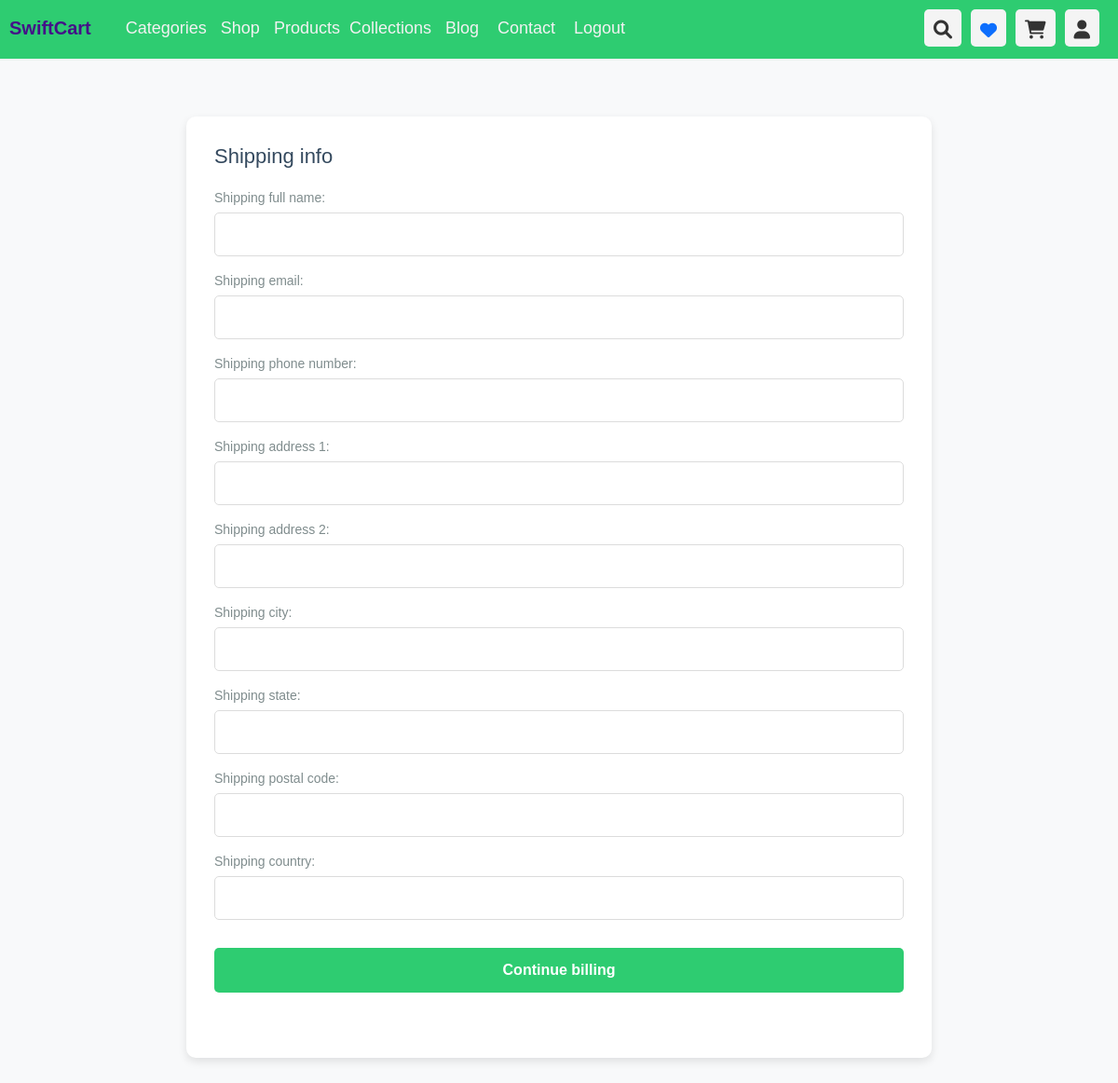
Page /payment/shipping_info/ (signed in) on the earlier database version.
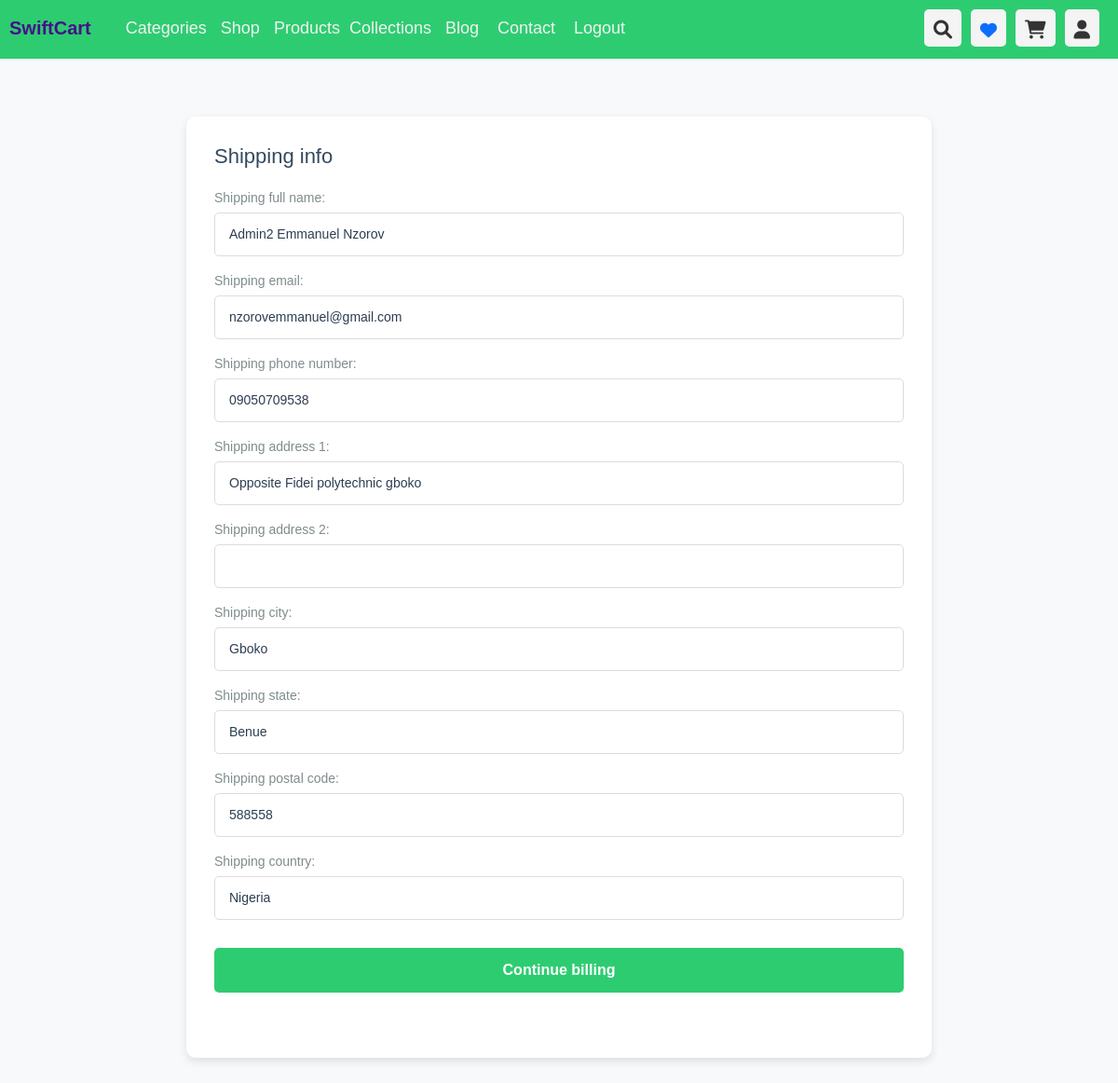
Same page on the later database version.
### payment/models.py (models this page shows, shortened)
class ShippingInfo(models.Model):
    user = models.ForeignKey(User, on_delete=models.CASCADE, related_name='shipping_info', null=True, blank=True)
    session_key = models.CharField(max_length=255, null=True, blank=True)
    shipping_full_name = models.CharField(max_length=255, null=True, blank=True)
    shipping_phone_number = models.CharField(max_length=20, null=True, blank=True)
    shipping_email = models.CharField(max_length=255, null=True, blank=True)
    shipping_address_1 = models.CharField(max_length=255)
    shipping_address_2 = models.CharField(max_length=255, null=True, blank=True)
    shipping_city = models.CharField(max_length=100)
    shipping_state = models.CharField(max_length=100)
    shipping_postal_code = models.CharField(max_length=20, null=True, blank=True)
    shipping_country = models.CharField(max_length=100)
    date_added = models.DateTimeField(auto_now_add=True)

### payment/views.py (the view)
# urls.py: path('shipping_info/', views.shipping_info, name='shipping_info'),
def shipping_info(request):
    if request.user.is_authenticated:
        shipping_info = ShippingInfo.objects.filter(user=request.user).first()
    else:
        if not request.session.session_key:
            request.session.create()
        session_key = request.session.session_key
        shipping_info = ShippingInfo.objects.filter(session_key=session_key).first()
    if request.method == 'POST':
        form = ShippingForm(request.POST, instance=shipping_info)
        if form.is_valid():
            shipping_instance = form.save(commit=False)
            if request.user.is_authenticated:
                shipping_instance.user = request.user
            else:
                shipping_instance.session_key = request.session.session_key
            shipping_instance.save()
            my_shipping = request.POST
            request.session['my_shipping'] = my_shipping
            print(my_shipping)
            messages.success(request, 'Shipping info updated successfully!')
            cart_total = float(request.session['cart_total'])
            return redirect(f"{reverse('initiate_payment')}?amount={cart_total}")
        else:
            messages.error(request, 'could not process request, try again!')
            return redirect('shipping_info')
    else:
        form = ShippingForm(instance=shipping_info)
    return render(request, 'payment/shipping_form.html', {'form': form})

### payment/templates/payment/shipping_form.html (shortened to what this page needs)
{% extends 'store/base.html' %}
{% load static %}
{% block content %}
<main class="main-content">
    <section class="settings">
        <div class="settings-container">
            <div class="settings-section">
                <h3>Shipping info</h3>
            <form action="{% url 'shipping_info' %}" method="post" enctype="multipart/form-data">
                <div class="form-group">
                   {{ form.as_p }}
                </div>
                <button type="submit" class="btn save-btn">Continue billing</button>
            </form>
        </div>
        </div>
    </section>
</main>
{% endblock %}

Differences in the rows shown:
added ShippingInfo: shipping_full_name "Admin2 Emmanuel Nzorov", shipping_email "nzorovemmanuel@gmail.com", shipping_phone_number "09050709538", shipping_address_1 "Opposite Fidei polytechnic gboko", shipping_city "Gboko", shipping_state "Benue", shipping_postal_code "588558", shipping_country "Nigeria"
